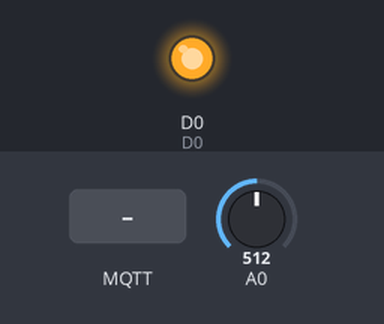
Simulated run of this sketch. Board: ESP8266 (NodeMCU). Shown: output pins drawn as LEDs (lit = HIGH). The test bench sets the inputs (shaded band); at power-on: A0 = 512. WiFi joins after 1.5 s; servers stay silent unless stated; no MQTT or app messages arrive unless stated; what the sketch prints to the serial monitor is not drawn.

Above: at 2.7 s.
2.8 s: MQTT message "L" arrives on the first subscribed topic
At 3.8 s:
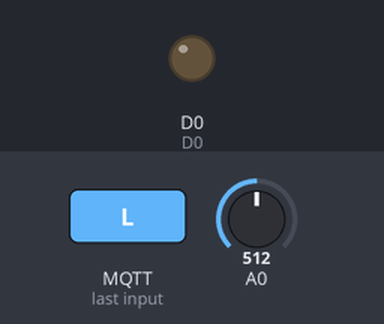
4.3 s: MQTT message "D" arrives on the first subscribed topic
At 4.9 s:
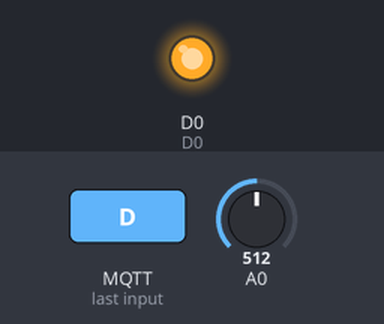
Timing chart, 0 to 7.3 s (numbered marks = the images above; inputs shaded):
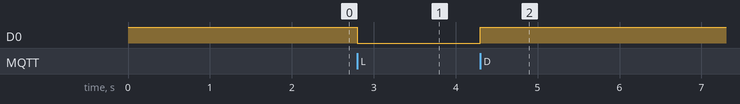

The sketch:

projeto_mqtt_embarcados_2.ino
```cpp
#include <ESP8266WiFi.h> // Importa a Biblioteca ESP8266WiFi
#include <PubSubClient.h> // Importa a Biblioteca PubSubClient

//defines:
//defines de id mqtt e tópicos para publicação e subscribe
#define TEMPERATURA_SUBSCRIBE "mcu/temperatura/Envia"     //tópico MQTT de escuta
#define TEMPERATURA_PUBLISH   "mcu/temperatura/Recebe"    //tópico MQTT de envio de informações para Broker
                                                   //IMPORTANTE: recomendamos fortemente alterar os nomes
                                                   //            desses tópicos. Caso contrário, há grandes
                                                   //            chances de você controlar e monitorar o NodeMCU
                                                   //            de outra pessoa.
#define SAIDA_SUBSCRIBE "mcu/saida/Envia"
#define SAIDA_PUBLISH   "mcu/saida/Recebe"


#define ID_MQTT  "SessaoProjEmbarcadosB"     //id mqtt (para identificação de sessão)
                               //IMPORTANTE: este deve ser único no broker (ou seja,
                               //            se um client MQTT tentar entrar com o mesmo
                               //            id de outro já conectado ao broker, o broker
                               //            irá fechar a conexão de um deles).


//defines - mapeamento de pinos do NodeMCU
#define D0    16
#define D1    5
#define D2    4
#define D3    0
#define D4    2
#define D5    14
#define D6    12
#define D7    13
#define D8    15
#define D9    3
#define D10   1


// WIFI
const char* SSID = "MotoG"; // SSID / nome da rede WI-FI que deseja se conectar
const char* PASSWORD = "12345678"; // Senha da rede WI-FI que deseja se conectar

// MQTT
const char* BROKER_MQTT = "iot.eclipse.org"; //URL do broker MQTT que se deseja utilizar
int BROKER_PORT = 1883; // Porta do Broker MQTT


//Variáveis e objetos globais
WiFiClient espClient; // Cria o objeto espClient
PubSubClient MQTT(espClient); // Instancia o Cliente MQTT passando o objeto espClient
char EstadoSaida = '0';  //variável que armazena o estado atual da saída


//Prototypes
void initSerial();
void initWiFi();
void initMQTT();
void reconectWiFi();
void mqtt_callback(char* topic, byte* payload, unsigned int length);
void VerificaConexoesWiFIEMQTT(void);
void InitOutput(void);

/*
 *  Implementações das funções
 */
void setup()
{
    //inicializações:
    InitOutput();
    initSerial();
    initWiFi();
    initMQTT();
}

//Função: inicializa comunicação serial com baudrate 115200 (para fins de monitorar no terminal serial
//        o que está acontecendo.
//Parâmetros: nenhum
//Retorno: nenhum
void initSerial()
{
    Serial.begin(115200);

    pinMode(A0, INPUT);
}

//Função: inicializa e conecta-se na rede WI-FI desejada
//Parâmetros: nenhum
//Retorno: nenhum
void initWiFi()
{
    delay(10);
    Serial.println("------Conexao WI-FI------");
    Serial.print("Conectando-se na rede: ");
    Serial.println(SSID);
    Serial.println("Aguarde");

    reconectWiFi();
}

//Função: inicializa parâmetros de conexão MQTT(endereço do
//        broker, porta e seta função de callback)
//Parâmetros: nenhum
//Retorno: nenhum
void initMQTT()
{
    MQTT.setServer(BROKER_MQTT, BROKER_PORT);   //informa qual broker e porta deve ser conectado
    MQTT.setCallback(mqtt_callback);            //atribui função de callback (função chamada quando qualquer informação de um dos tópicos subescritos chega)
}

//Função: função de callback
//        esta função é chamada toda vez que uma informação de
//        um dos tópicos subescritos chega)
//Parâmetros: nenhum
//Retorno: nenhum
void mqtt_callback(char* topic, byte* payload, unsigned int length)
{
    String msg;

    //obtem a string do payload recebido
    for(int i = 0; i < length; i++)
    {
       char c = (char)payload[i];
       msg += c;
    }

    //toma ação dependendo da string recebida:
    //verifica se deve colocar nivel alto de tensão na saída D0:
    //IMPORTANTE: o Led já contido na placa é acionado com lógica invertida (ou seja,
    //enviar HIGH para o output faz o Led apagar / enviar LOW faz o Led acender)
    if (msg.equals("L"))
    {
        digitalWrite(D0, LOW);
        EstadoSaida = '1';
    }

    //verifica se deve colocar nivel alto de tensão na saída D0:
    if (msg.equals("D"))
    {
        digitalWrite(D0, HIGH);
        EstadoSaida = '0';
    }

}

//Função: reconecta-se ao broker MQTT (caso ainda não esteja conectado ou em caso de a conexão cair)
//        em caso de sucesso na conexão ou reconexão, o subscribe dos tópicos é refeito.
//Parâmetros: nenhum
//Retorno: nenhum
void reconnectMQTT()
{
    while (!MQTT.connected())
    {
        Serial.print("* Tentando se conectar ao Broker MQTT: ");
        Serial.println(BROKER_MQTT);
        if (MQTT.connect(ID_MQTT))
        {
            Serial.println("Conectado com sucesso ao broker MQTT!");
            MQTT.subscribe(TEMPERATURA_SUBSCRIBE);

        }
        else
        {
            Serial.println("Falha ao reconectar no broker.");
            Serial.println("Havera nova tentatica de conexao em 2s");
            delay(2000);
        }
    }
}

//Função: reconecta-se ao WiFi
//Parâmetros: nenhum
//Retorno: nenhum
void reconectWiFi()
{
    //se já está conectado a rede WI-FI, nada é feito.
    //Caso contrário, são efetuadas tentativas de conexão
    if (WiFi.status() == WL_CONNECTED)
        return;

    WiFi.begin(SSID, PASSWORD); // Conecta na rede WI-FI

    while (WiFi.status() != WL_CONNECTED)
    {
        delay(100);
        Serial.print(".");
    }

    Serial.println();
    Serial.print("Conectado com sucesso na rede ");
    Serial.print(SSID);
    Serial.println("IP obtido: ");
    Serial.println(WiFi.localIP());
}

//Função: verifica o estado das conexões WiFI e ao broker MQTT.
//        Em caso de desconexão (qualquer uma das duas), a conexão
//        é refeita.
//Parâmetros: nenhum
//Retorno: nenhum
void VerificaConexoesWiFIEMQTT(void)
{
    if (!MQTT.connected())
        reconnectMQTT(); //se não há conexão com o Broker, a conexão é refeita

     reconectWiFi(); //se não há conexão com o WiFI, a conexão é refeita
}

//Função: envia ao Broker a temperatura do sensor

String getTemperatura(void)
{
    float millivolts = (analogRead(A0)/1024.0) * 3300; //3300 is the voltage provided by NodeMCU
    float temp_c = millivolts/10;

    Serial.println("Temperatura:" + String(temp_c));

    //MQTT.publish(TOPICO_PUBLISH, String(temp_c).c_str());

    //Serial.println("- Estado de temperatura enviado ao broker!");
    return String(temp_c);
    delay(1000);
}

//Função: envia ao Broker o estado atual do output
//Parâmetros: nenhum
//Retorno: nenhum
String getEstadoSaida(void)
{
  String estado;
    if (EstadoSaida == '0')
      estado =  "D";

    if (EstadoSaida == '1')
     estado = "L";

    return estado;
    Serial.println("- Estado da saida D0 enviado ao broker!");
    delay(1000);
}

//Função: inicializa o output em nível lógico baixo
//Parâmetros: nenhum
//Retorno: nenhum
void InitOutput(void)
{
    //IMPORTANTE: o Led já contido na placa é acionado com lógica invertida (ou seja,
    //enviar HIGH para o output faz o Led apagar / enviar LOW faz o Led acender)
    pinMode(D0, OUTPUT);
    digitalWrite(D0, HIGH);
}


//programa principal
void loop()
{
    //garante funcionamento das conexões WiFi e ao broker MQTT
    VerificaConexoesWiFIEMQTT();

    //envia o status de todos os outputs para o Broker no protocolo esperado
    String estado = getEstadoSaida();

    String temperatura = getTemperatura();

    String payload_temperatura = temperatura;

    MQTT.publish(TEMPERATURA_PUBLISH, payload_temperatura.c_str());

    //String payload_saida = "{saida:"+estado+"}";
    //MQTT.publish(SAIDA_PUBLISH, payload_saida.c_str());


    //keep-alive da comunicação com broker MQTT
    MQTT.loop();
}
```

Measured:
- after the input at 2.8 s, D0: HIGH → LOW at once
- after the input at 4.3 s, D0: LOW → HIGH at once
